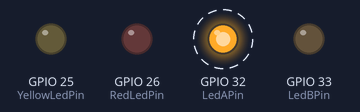
Simulated run of this program. Board: ESP32. Parts: output pins drawn as LEDs (lit = HIGH). Dashed ring = blinking. What the program prints to the serial monitor is not drawn.

Above: at 1.0 s.
Timing chart, 0 to 5.1 s (numbered marks = the images above):
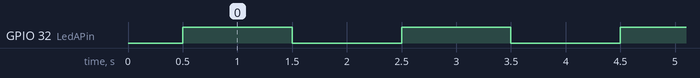

The program:

main.cpp
```cpp
#include <Arduino.h>

// Pins used across this project's real sketches -- listed here so this
// clear/reset sketch can put every one of them into a known, off state,
// regardless of what the previous sketch left them doing.
const uint8_t LedAPin = 32;
const uint8_t LedBPin = 33;
const uint8_t YellowLedPin = 25;
const uint8_t RedLedPin = 26;

// Deliberately different from any blink rate the real sketches use --
// slow enough to be unmistakable at a glance as "this is the clear
// sketch," not a stale upload.
const uint16_t ClearBlinkMs = 1000;

void setup() {
    Serial.begin(115200);
    delay(500);
    Serial.println("CLEAR SKETCH -- board reset to blank state.");

    pinMode(LedAPin, OUTPUT);
    pinMode(LedBPin, OUTPUT);
    pinMode(YellowLedPin, OUTPUT);
    pinMode(RedLedPin, OUTPUT);

    digitalWrite(LedAPin, LOW);
    digitalWrite(LedBPin, LOW);
    digitalWrite(YellowLedPin, LOW);
    digitalWrite(RedLedPin, LOW);
}

void loop() {
    // Slow, single-LED heartbeat -- confirms this sketch is actively
    // running, not just that the board happens to be powered off.
    digitalWrite(LedAPin, HIGH);
    delay(ClearBlinkMs);
    digitalWrite(LedAPin, LOW);
    delay(ClearBlinkMs);
}
```

Measured:
- by itself, GPIO 32 (LedAPin): alternates HIGH for 1.0 s and LOW for 1.0 s
